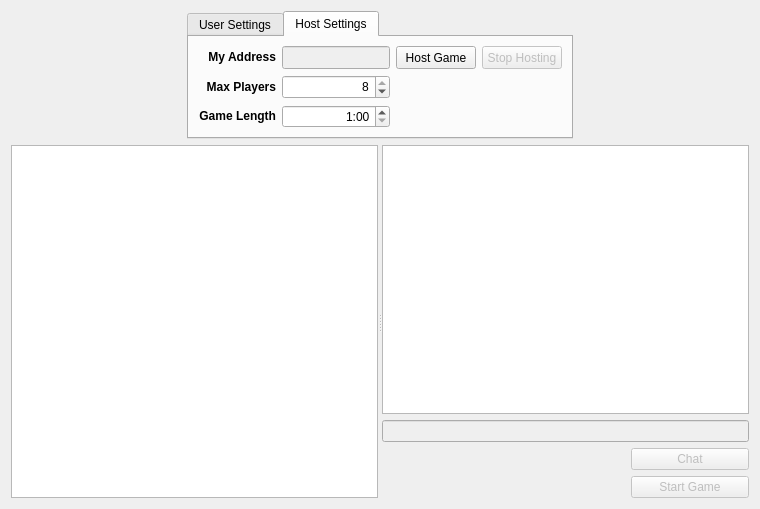
<?xml version="1.0" encoding="UTF-8"?>
<ui version="4.0">
 <class>NetworkWidget</class>
 <widget class="QWidget" name="NetworkWidget">
  <property name="geometry">
   <rect>
    <x>0</x>
    <y>0</y>
    <width>760</width>
    <height>509</height>
   </rect>
  </property>
  <property name="windowTitle">
   <string>Form</string>
  </property>
  <layout class="QVBoxLayout" name="verticalLayout">
   <item>
    <layout class="QHBoxLayout" name="horizontalLayout">
     <item>
      <spacer name="horizontalSpacer_2">
       <property name="orientation">
        <enum>Qt::Horizontal</enum>
       </property>
       <property name="sizeHint" stdset="0">
        <size>
         <width>40</width>
         <height>20</height>
        </size>
       </property>
      </spacer>
     </item>
     <item>
      <widget class="QTabWidget" name="tabWidget">
       <property name="sizePolicy">
        <sizepolicy hsizetype="Expanding" vsizetype="Preferred">
         <horstretch>0</horstretch>
         <verstretch>0</verstretch>
        </sizepolicy>
       </property>
       <property name="currentIndex">
        <number>1</number>
       </property>
       <property name="elideMode">
        <enum>Qt::ElideNone</enum>
       </property>
       <widget class="QWidget" name="tab_2">
        <attribute name="title">
         <string>User Settings</string>
        </attribute>
        <layout class="QVBoxLayout" name="verticalLayout_3">
         <item>
          <layout class="QGridLayout" name="gridLayout_3">
           <item row="2" column="1">
            <widget class="QComboBox" name="colorComboBox">
             <property name="enabled">
              <bool>true</bool>
             </property>
             <property name="sizePolicy">
              <sizepolicy hsizetype="Preferred" vsizetype="Preferred">
               <horstretch>0</horstretch>
               <verstretch>0</verstretch>
              </sizepolicy>
             </property>
            </widget>
           </item>
           <item row="1" column="1">
            <widget class="QLineEdit" name="usernameLineEdit">
             <property name="enabled">
              <bool>true</bool>
             </property>
             <property name="sizePolicy">
              <sizepolicy hsizetype="Preferred" vsizetype="Preferred">
               <horstretch>0</horstretch>
               <verstretch>0</verstretch>
              </sizepolicy>
             </property>
             <property name="readOnly">
              <bool>false</bool>
             </property>
            </widget>
           </item>
           <item row="1" column="0">
            <widget class="QLabel" name="label_2">
             <property name="enabled">
              <bool>true</bool>
             </property>
             <property name="sizePolicy">
              <sizepolicy hsizetype="Preferred" vsizetype="Preferred">
               <horstretch>0</horstretch>
               <verstretch>0</verstretch>
              </sizepolicy>
             </property>
             <property name="text">
              <string>&lt;html&gt;&lt;head/&gt;&lt;body&gt;&lt;p align=&quot;right&quot;&gt;&lt;span style=&quot; font-weight:600;&quot;&gt;Username&lt;/span&gt;&lt;/p&gt;&lt;/body&gt;&lt;/html&gt;</string>
             </property>
            </widget>
           </item>
           <item row="2" column="0">
            <widget class="QLabel" name="label_3">
             <property name="enabled">
              <bool>true</bool>
             </property>
             <property name="sizePolicy">
              <sizepolicy hsizetype="Preferred" vsizetype="Preferred">
               <horstretch>0</horstretch>
               <verstretch>0</verstretch>
              </sizepolicy>
             </property>
             <property name="text">
              <string>&lt;html&gt;&lt;head/&gt;&lt;body&gt;&lt;p align=&quot;right&quot;&gt;&lt;span style=&quot; font-weight:600;&quot;&gt;Color&lt;/span&gt;&lt;/p&gt;&lt;/body&gt;&lt;/html&gt;</string>
             </property>
            </widget>
           </item>
           <item row="0" column="0">
            <widget class="QLabel" name="label_1">
             <property name="enabled">
              <bool>true</bool>
             </property>
             <property name="sizePolicy">
              <sizepolicy hsizetype="Preferred" vsizetype="Preferred">
               <horstretch>0</horstretch>
               <verstretch>0</verstretch>
              </sizepolicy>
             </property>
             <property name="text">
              <string>&lt;html&gt;&lt;head/&gt;&lt;body&gt;&lt;p align=&quot;right&quot;&gt;&lt;span style=&quot; font-weight:600;&quot;&gt;Host Address&lt;/span&gt;&lt;/p&gt;&lt;/body&gt;&lt;/html&gt;</string>
             </property>
            </widget>
           </item>
           <item row="0" column="1">
            <widget class="QLineEdit" name="hostAddressLineEdit">
             <property name="enabled">
              <bool>true</bool>
             </property>
             <property name="sizePolicy">
              <sizepolicy hsizetype="Preferred" vsizetype="Preferred">
               <horstretch>0</horstretch>
               <verstretch>0</verstretch>
              </sizepolicy>
             </property>
            </widget>
           </item>
           <item row="0" column="2">
            <widget class="QPushButton" name="joinGameButton">
             <property name="enabled">
              <bool>false</bool>
             </property>
             <property name="sizePolicy">
              <sizepolicy hsizetype="Preferred" vsizetype="Preferred">
               <horstretch>0</horstretch>
               <verstretch>0</verstretch>
              </sizepolicy>
             </property>
             <property name="text">
              <string>Join Game</string>
             </property>
            </widget>
           </item>
           <item row="0" column="3">
            <widget class="QPushButton" name="leaveGameButton">
             <property name="enabled">
              <bool>false</bool>
             </property>
             <property name="sizePolicy">
              <sizepolicy hsizetype="Preferred" vsizetype="Preferred">
               <horstretch>0</horstretch>
               <verstretch>0</verstretch>
              </sizepolicy>
             </property>
             <property name="text">
              <string>Leave Game</string>
             </property>
            </widget>
           </item>
          </layout>
         </item>
        </layout>
       </widget>
       <widget class="QWidget" name="tab">
        <attribute name="title">
         <string>Host Settings</string>
        </attribute>
        <layout class="QVBoxLayout" name="verticalLayout_2">
         <item>
          <layout class="QGridLayout" name="gridLayout_2">
           <item row="0" column="0">
            <widget class="QLabel" name="label_4">
             <property name="enabled">
              <bool>true</bool>
             </property>
             <property name="sizePolicy">
              <sizepolicy hsizetype="Preferred" vsizetype="Preferred">
               <horstretch>0</horstretch>
               <verstretch>0</verstretch>
              </sizepolicy>
             </property>
             <property name="text">
              <string>&lt;html&gt;&lt;head/&gt;&lt;body&gt;&lt;p align=&quot;right&quot;&gt;&lt;span style=&quot; font-weight:600;&quot;&gt;My Address&lt;/span&gt;&lt;/p&gt;&lt;/body&gt;&lt;/html&gt;</string>
             </property>
            </widget>
           </item>
           <item row="1" column="0">
            <widget class="QLabel" name="label_7">
             <property name="enabled">
              <bool>true</bool>
             </property>
             <property name="sizePolicy">
              <sizepolicy hsizetype="Preferred" vsizetype="Preferred">
               <horstretch>0</horstretch>
               <verstretch>0</verstretch>
              </sizepolicy>
             </property>
             <property name="text">
              <string>&lt;html&gt;&lt;head/&gt;&lt;body&gt;&lt;p align=&quot;right&quot;&gt;&lt;span style=&quot; font-weight:600;&quot;&gt;Max Players&lt;/span&gt;&lt;/p&gt;&lt;/body&gt;&lt;/html&gt;</string>
             </property>
            </widget>
           </item>
           <item row="2" column="1">
            <widget class="QSpinBox" name="gameLengthSpinBox">
             <property name="enabled">
              <bool>true</bool>
             </property>
             <property name="sizePolicy">
              <sizepolicy hsizetype="Preferred" vsizetype="Preferred">
               <horstretch>0</horstretch>
               <verstretch>0</verstretch>
              </sizepolicy>
             </property>
             <property name="focusPolicy">
              <enum>Qt::StrongFocus</enum>
             </property>
             <property name="alignment">
              <set>Qt::AlignRight|Qt::AlignTrailing|Qt::AlignVCenter</set>
             </property>
             <property name="suffix">
              <string>:00</string>
             </property>
             <property name="minimum">
              <number>1</number>
             </property>
             <property name="maximum">
              <number>5</number>
             </property>
             <property name="stepType">
              <enum>QAbstractSpinBox::DefaultStepType</enum>
             </property>
            </widget>
           </item>
           <item row="0" column="2">
            <widget class="QPushButton" name="hostGameButton">
             <property name="sizePolicy">
              <sizepolicy hsizetype="Preferred" vsizetype="Preferred">
               <horstretch>0</horstretch>
               <verstretch>0</verstretch>
              </sizepolicy>
             </property>
             <property name="text">
              <string>Host Game</string>
             </property>
            </widget>
           </item>
           <item row="1" column="1">
            <widget class="QSpinBox" name="maxPlayersSpinBox">
             <property name="enabled">
              <bool>true</bool>
             </property>
             <property name="sizePolicy">
              <sizepolicy hsizetype="Preferred" vsizetype="Preferred">
               <horstretch>0</horstretch>
               <verstretch>0</verstretch>
              </sizepolicy>
             </property>
             <property name="focusPolicy">
              <enum>Qt::StrongFocus</enum>
             </property>
             <property name="alignment">
              <set>Qt::AlignRight|Qt::AlignTrailing|Qt::AlignVCenter</set>
             </property>
             <property name="minimum">
              <number>2</number>
             </property>
             <property name="maximum">
              <number>8</number>
             </property>
             <property name="singleStep">
              <number>1</number>
             </property>
             <property name="value">
              <number>8</number>
             </property>
            </widget>
           </item>
           <item row="2" column="0">
            <widget class="QLabel" name="label_6">
             <property name="enabled">
              <bool>true</bool>
             </property>
             <property name="sizePolicy">
              <sizepolicy hsizetype="Preferred" vsizetype="Preferred">
               <horstretch>0</horstretch>
               <verstretch>0</verstretch>
              </sizepolicy>
             </property>
             <property name="text">
              <string>&lt;html&gt;&lt;head/&gt;&lt;body&gt;&lt;p align=&quot;right&quot;&gt;&lt;span style=&quot; font-weight:600;&quot;&gt;Game Length&lt;/span&gt;&lt;/p&gt;&lt;/body&gt;&lt;/html&gt;</string>
             </property>
            </widget>
           </item>
           <item row="0" column="3">
            <widget class="QPushButton" name="stopHostingButton">
             <property name="enabled">
              <bool>false</bool>
             </property>
             <property name="sizePolicy">
              <sizepolicy hsizetype="Preferred" vsizetype="Preferred">
               <horstretch>0</horstretch>
               <verstretch>0</verstretch>
              </sizepolicy>
             </property>
             <property name="text">
              <string>Stop Hosting</string>
             </property>
            </widget>
           </item>
           <item row="0" column="1">
            <widget class="QLineEdit" name="myAddressLineEdit">
             <property name="enabled">
              <bool>false</bool>
             </property>
             <property name="sizePolicy">
              <sizepolicy hsizetype="Preferred" vsizetype="Preferred">
               <horstretch>0</horstretch>
               <verstretch>0</verstretch>
              </sizepolicy>
             </property>
             <property name="readOnly">
              <bool>true</bool>
             </property>
            </widget>
           </item>
          </layout>
         </item>
        </layout>
       </widget>
      </widget>
     </item>
     <item>
      <spacer name="horizontalSpacer_3">
       <property name="orientation">
        <enum>Qt::Horizontal</enum>
       </property>
       <property name="sizeHint" stdset="0">
        <size>
         <width>40</width>
         <height>20</height>
        </size>
       </property>
      </spacer>
     </item>
    </layout>
   </item>
   <item>
    <widget class="QSplitter" name="splitter">
     <property name="sizePolicy">
      <sizepolicy hsizetype="Expanding" vsizetype="Expanding">
       <horstretch>0</horstretch>
       <verstretch>0</verstretch>
      </sizepolicy>
     </property>
     <property name="orientation">
      <enum>Qt::Horizontal</enum>
     </property>
     <widget class="QTableView" name="playersTableView">
      <property name="focusPolicy">
       <enum>Qt::StrongFocus</enum>
      </property>
     </widget>
     <widget class="QWidget" name="layoutWidget_2">
      <layout class="QGridLayout" name="gridLayout_4">
       <item row="4" column="2">
        <widget class="QPushButton" name="startGameButton">
         <property name="enabled">
          <bool>false</bool>
         </property>
         <property name="sizePolicy">
          <sizepolicy hsizetype="Preferred" vsizetype="Preferred">
           <horstretch>0</horstretch>
           <verstretch>0</verstretch>
          </sizepolicy>
         </property>
         <property name="text">
          <string>Start Game</string>
         </property>
        </widget>
       </item>
       <item row="3" column="2">
        <widget class="QPushButton" name="chatButton">
         <property name="enabled">
          <bool>false</bool>
         </property>
         <property name="sizePolicy">
          <sizepolicy hsizetype="Preferred" vsizetype="Preferred">
           <horstretch>0</horstretch>
           <verstretch>0</verstretch>
          </sizepolicy>
         </property>
         <property name="text">
          <string>Chat</string>
         </property>
        </widget>
       </item>
       <item row="1" column="0" colspan="3">
        <widget class="QLineEdit" name="chatLineEdit">
         <property name="enabled">
          <bool>false</bool>
         </property>
         <property name="sizePolicy">
          <sizepolicy hsizetype="Expanding" vsizetype="Preferred">
           <horstretch>0</horstretch>
           <verstretch>0</verstretch>
          </sizepolicy>
         </property>
         <property name="readOnly">
          <bool>false</bool>
         </property>
        </widget>
       </item>
       <item row="0" column="0" colspan="3">
        <widget class="QTextBrowser" name="chatTextBrowser"/>
       </item>
      </layout>
     </widget>
    </widget>
   </item>
  </layout>
 </widget>
 <resources/>
 <connections/>
</ui>
